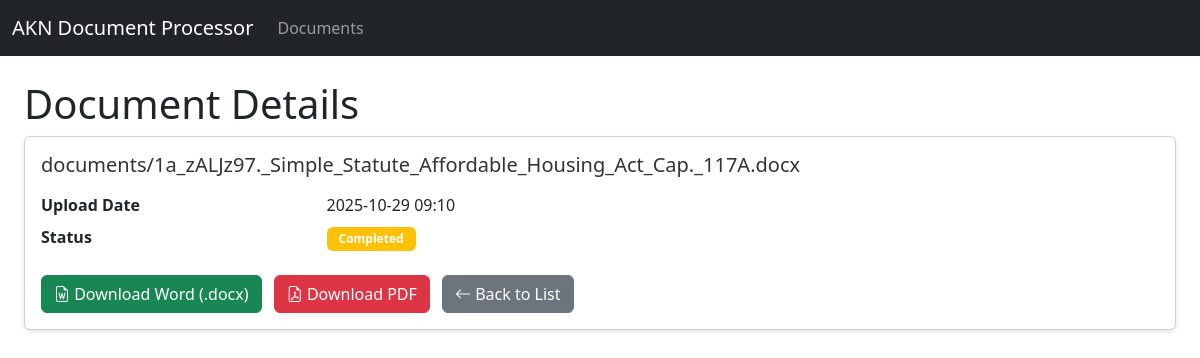
The app's page /document/71/ with its own data.
### myapp/models.py (models this page shows, shortened)
class Document(models.Model):
    PROCESSING_STATUS = [
        ('UPLOADED', 'Uploaded'),
        ('PROCESSING', 'Processing'),
        ('COMPLETED', 'Completed'),
        ('FAILED', 'Failed'),
    ]
    original_file = models.FileField(upload_to='documents/')
    processed_file = models.FileField(upload_to='processed/', null=True, blank=True)
    pdf_file = models.FileField(upload_to='processed/', null=True, blank=True)
    status = models.CharField(max_length=20, choices=PROCESSING_STATUS, default='UPLOADED')
    uploaded_at = models.DateTimeField(auto_now_add=True)
    processed_at = models.DateTimeField(null=True, blank=True)
    error_message = models.TextField(blank=True, null=True)
    progress = models.IntegerField(default=0)

### myapp/views.py (the view)
# urls.py: path('document/<int:pk>/', views.document_detail, name='document_detail'),
def document_detail(request, pk):
    document = get_object_or_404(Document, pk=pk)
    return render(request, 'myapp/document_detail.html', {
        'document': document
    })

### myapp/templates/myapp/document_detail.html (shortened to what this page needs)
{% extends 'base.html' %}
{% block content %}
<div class="container mt-4">
    <h1>Document Details</h1>
    <div class="card">
        <div class="card-body">
            <h5 class="card-title">{{ document.original_file.name }}</h5>
            <dl class="row">
                <dt class="col-sm-3">Upload Date</dt>
                <dd class="col-sm-9">{{ document.uploaded_at|date:"Y-m-d H:i" }}</dd>
                <dt class="col-sm-3">Status</dt>
                <dd class="col-sm-9">
                    <span class="badge {% if document.status == 'processed' %}bg-success{% elif document.status == 'failed' %}bg-danger{% else %}bg-warning{% endif %}">
                        {{ document.get_status_display }}
                    </span>
                </dd>
            </dl>
            <div class="mt-3">
                {% if document.processed_file %}
                <a href="{{ document.processed_file.url }}" class="btn btn-success me-2">
                    <i class="bi bi-file-earmark-word"></i> Download Word (.docx)
                </a>
                {% endif %}
                {% if document.pdf_file %}
                <a href="{{ document.pdf_file.url }}" class="btn btn-danger me-2">
                    <i class="bi bi-file-earmark-pdf"></i> Download PDF
                </a>
                {% endif %}
                <a href="{% url 'document_list' %}" class="btn btn-secondary">
                    <i class="bi bi-arrow-left"></i> Back to List
                </a>
            </div>
        </div>
    </div>
</div>
{% endblock %}

### myapp/static/css/style.css (style rules this page uses)
.container { max-width: 1200px; }
.card { box-shadow: 0 2px 4px rgba(0,0,0,0.1); margin-bottom: 20px; }
.card-title { color: #333; margin-bottom: 1rem; }
.badge { padding: 0.5em 1em; }

### records on screen
Document: original_file.name "documents/1a_zALJz97._Simple_Statute_Affordable_Housing_Act_Cap._117A.docx", uploaded_at "2025-10-29 09:10", status "Completed"
